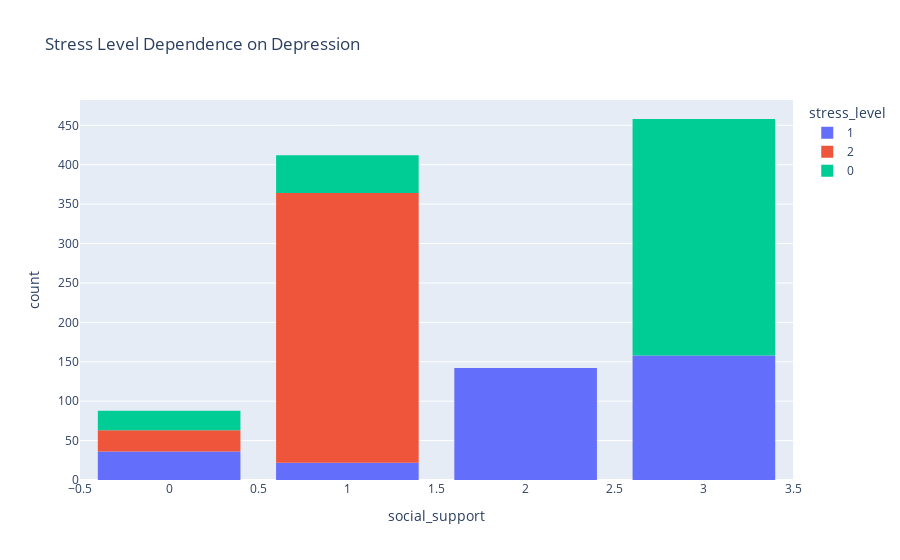

Source (notebook cell):
### Code cell
px.histogram(df,x='social_support',color = target, title = 'Stress Level Dependence on Depression').update_layout(bargap=0.2 )

### Figure 1 — Plotly figure (JSON) as saved in the notebook; plotly's stock layout.template omitted (floating-point values rounded to 4 significant figures; data arrays with more than 128 entries replaced by an {"elided": "..."} marker saying what was removed)
{"data": [{"alignmentgroup": "True", "bingroup": "x", "hovertemplate": "stress_level=1<br>social_support=%{x}<br>count=%{y}<extra></extra>", "legendgroup": "1", "marker": {"color": "#636efa", "pattern": {"shape": ""}}, "name": "1", "offsetgroup": "1", "orientation": "v", "showlegend": true, "type": "histogram", "x": {"elided": "358 int values"}, "xaxis": "x", "yaxis": "y"}, {"alignmentgroup": "True", "bingroup": "x", "hovertemplate": "stress_level=2<br>social_support=%{x}<br>count=%{y}<extra></extra>", "legendgroup": "2", "marker": {"color": "#EF553B", "pattern": {"shape": ""}}, "name": "2", "offsetgroup": "2", "orientation": "v", "showlegend": true, "type": "histogram", "x": {"elided": "369 int values"}, "xaxis": "x", "yaxis": "y"}, {"alignmentgroup": "True", "bingroup": "x", "hovertemplate": "stress_level=0<br>social_support=%{x}<br>count=%{y}<extra></extra>", "legendgroup": "0", "marker": {"color": "#00cc96", "pattern": {"shape": ""}}, "name": "0", "offsetgroup": "0", "orientation": "v", "showlegend": true, "type": "histogram", "x": {"elided": "373 int values"}, "xaxis": "x", "yaxis": "y"}], "layout": {"bargap": 0.2, "barmode": "relative", "legend": {"title": {"text": "stress_level"}, "tracegroupgap": 0}, "title": {"text": "Stress Level Dependence on Depression"}, "xaxis": {"anchor": "y", "domain": [0, 1], "title": {"text": "social_support"}}, "yaxis": {"anchor": "x", "domain": [0, 1], "title": {"text": "count"}}}}
